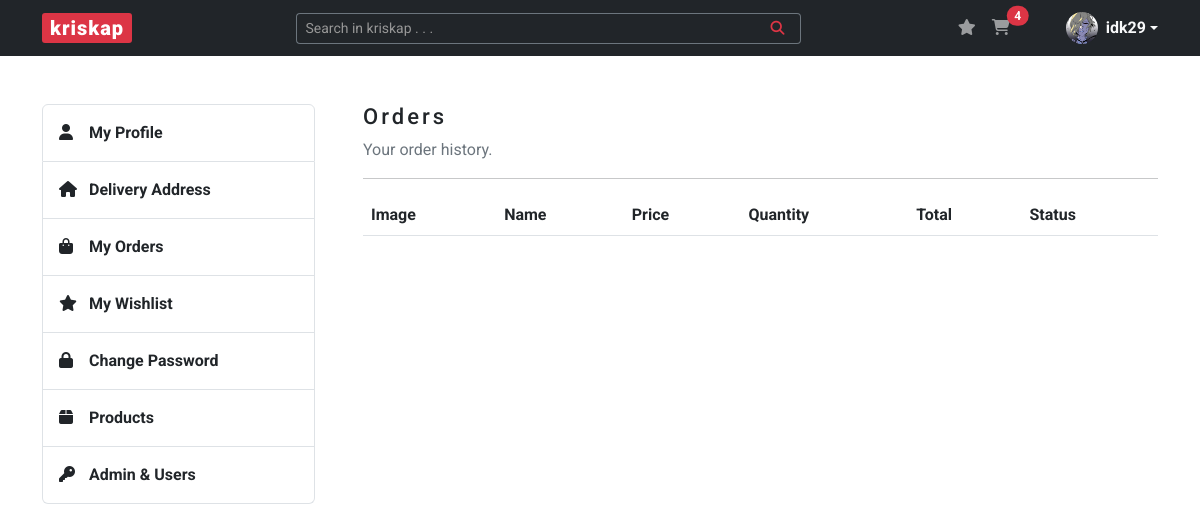
The app's page /order (signed in) with its own data.
### kriskap/models.py (models this page shows, shortened)
class User(db.Model, UserMixin):
    __tablename__ = "users"
    id = db.Column(db.Integer, primary_key=True)
    user_type = db.Column(db.String(20), nullable=False)
    username = db.Column(db.String(20), unique=True, nullable=False)
    name = db.Column(db.String(100), nullable=False)
    email = db.Column(db.String(100), unique=True, nullable=False)
    image_file = db.Column(db.String(250), nullable=False, default="default.png")
    password = db.Column(db.String(100), nullable=False)
    carts = relationship("Cart", back_populates="buyer")
    wishlists = relationship("Wishlist", back_populates="wisher")
    addresses = relationship("Address", back_populates="buyer")
    orders = relationship("Order", back_populates="buyer")

### kriskap/orders/routes.py (the view)
@orders.route("/order", methods=["GET"])
@login_required
def order():
    orders = Order.query.filter_by(buyer_id=current_user.id).order_by(desc("id")).all()
    return render_template("order.html", orders=orders, title="Orders")

### kriskap/models.py (called while the page is built)
@login_manager.user_loader
def load_user(user_id):
    return User.query.get(int(user_id))

### kriskap/templates/order.html (shortened to what this page needs)
{% extends "base.html" %}
{% block content %}
    <section id="section-order" class="content-section mb-5">
        <div class="row justify-content-between">
            {% include "aside.html" %}
            <div class="col-lg-9 ps-lg-5">
                <h3>Orders</h3>
                <p class="text-secondary">Your order history.</p>
                <hr>
                <table class="table">
                    <thead>
                      <tr>
                        <th scope="col">Image</th>
                        <th scope="col">Name</th>
                        <th scope="col">Price</th>
                        <th scope="col">Quantity</th>
                        <th scope="col">Total</th>
                        <th scope="col">Status</th>
                      </tr>
                    </thead>
                </table>
            </div>
        </div>
    </section>
{% endblock %}

### kriskap/templates/base.html (shortened to what this page needs)
<!DOCTYPE html>
<html lang="en">
<head>
    <link rel="stylesheet" href="https://cdn.jsdelivr.net/npm/bootstrap@5.3.0-alpha1/dist/css/bootstrap.min.css">
    <link rel="stylesheet" href="{{ url_for('static', filename='css/styles.css') }}">
</head>
<body>
    <header>
        <nav class="navbar navbar-expand-lg navbar-dark bg-dark">
            <div class="container">
                <a class="navbar-brand px-2 py-0" href="{{ url_for('main.home') }}">kriskap</a>
                <div class="collapse navbar-collapse" id="navbarSupportedContent">
                    <form method="POST" action="{{ url_for('products.search_product') }}" class="d-flex ms-auto form-search w-50" role="search">
                        <div class="input-group input-group-sm">
                            <input name="search-product" type="text" class="form-control text-bg-dark border-secondary border-end-0" placeholder="Search in kriskap . . ." aria-label="Search in kriskap . . ." aria-describedby="button-addon">
                            <button class="btn btn-outline-danger border-start-0 border-secondary" type="submit" id="button-addon"><i class="fa-solid fa-magnifying-glass px-2"></i></button>
                        </div>
                    </form>
                    <ul class="navbar-nav ms-auto mb-2 mb-lg-0 notification-cart">
                        <li class="nav-item">
                            <a href="{{ url_for('wishlists.wishlist') }}" class="nav-link d-inline-block">
                                <i class="fa-solid fa-star"></i>
                            </a>
                        </li>
                        <li class="nav-item me-5">
                            <a href="{{ url_for('carts.cart') }}" class="nav-link position-relative d-inline-block">
                                <i class="fa-solid fa-cart-shopping"></i>
                                {% if current_user.is_authenticated %}
                                    <span id="cartTotal" class="position-absolute start-100 translate-middle badge rounded-pill bg-danger">
                                        {% set items = [] %}
                                        {{ items | sum }}
                                    </span>
                                {% endif %}
                            </a>
                        </li>
                        {% if current_user.is_authenticated %}
                        <li class="dropdown d-flex align-items-center">
                            <a href="#" class="d-flex align-items-center text-light text-decoration-none dropdown-toggle" data-bs-toggle="dropdown" aria-expanded="false">
                                <img src="{{ url_for('static', filename='img/profile_pics/' + current_user.image_file) }}" alt="" width="32" height="32" class="rounded-circle me-2">
                                <strong>{{ current_user.username }}</strong>
                            </a>
                        </li>
                        {% endif %}
                    </ul>
                </div>
            </div>
        </nav>
    </header>
    <main class="container mt-5">
        {% block content %} {% endblock %}
    </main>
</body>
</html>

### kriskap/static/css/styles.css (style rules this page uses)
body { font-family: "Roboto", sans-serif; color: #212529; }
h3, legend { font-size: 1.375rem; font-weight: 500; line-height: 1.65rem; letter-spacing: 3px; }
a { color: #212529; text-decoration: none; }
.navbar-brand { background-color: #dc3545; border-radius: 3px; font-weight: 900; letter-spacing: 1px; }
.form-control::placeholder { color: #979797; opacity: 1; }

### records on screen
User: image_file (picture), username "idk29"

### other values on screen
{{ items | sum }} "4"
